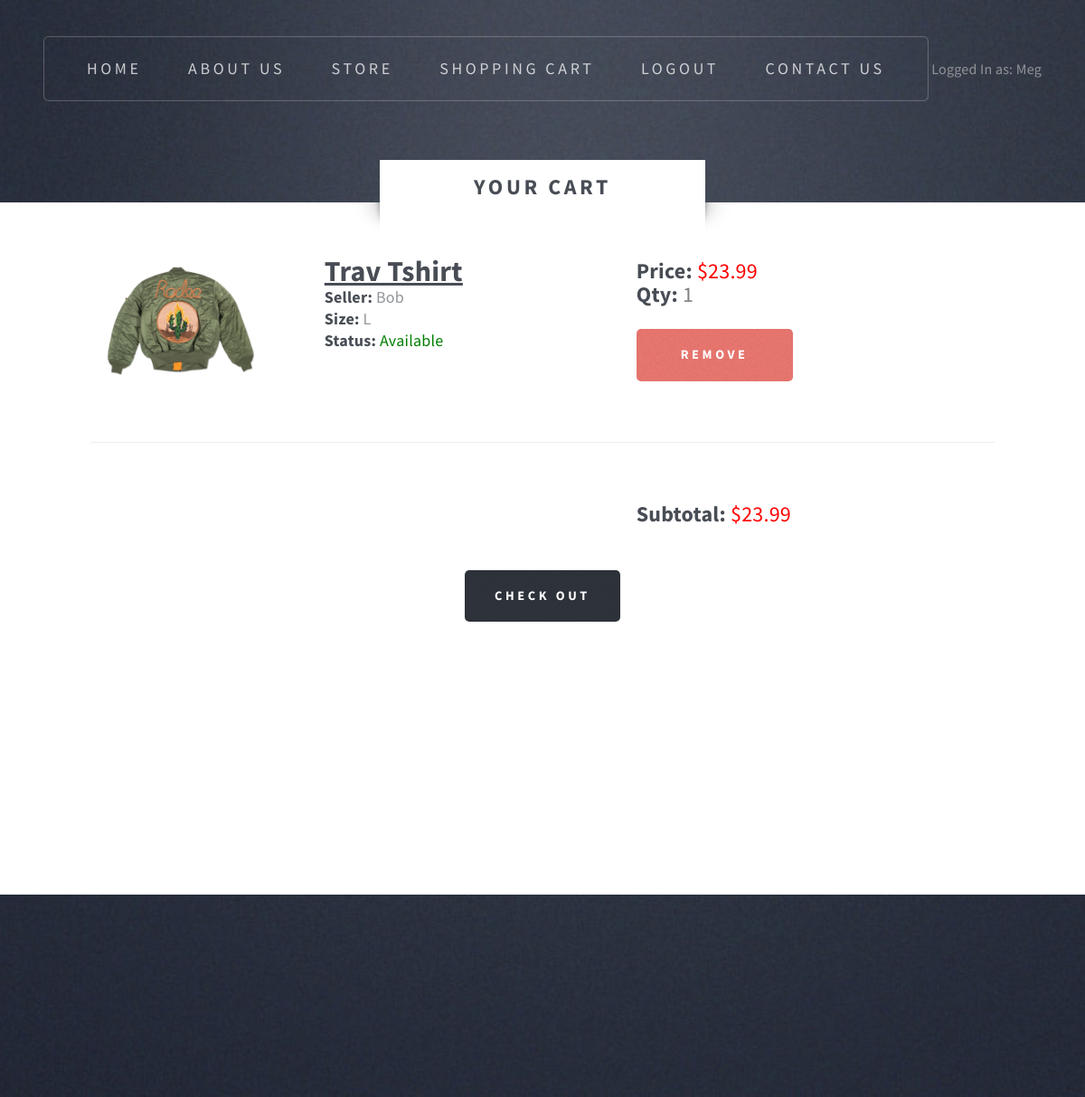
The page /shopping_cart.php (signed in) on the database its author committed.
### tables this page shows
CREATE TABLE `usercarts` (
  `user_id` int(11) NOT NULL,
  `item_id` int(11) DEFAULT NULL,
  `quantity` int(11) NOT NULL DEFAULT '1'
);

CREATE TABLE `siteproducts` (
  `item_id` int(11) NOT NULL,
  `owner_id` int(11) NOT NULL,
  `name` varchar(50) NOT NULL,
  `price` decimal(10,2) NOT NULL,
  `size` varchar(12) NOT NULL,
  `status` varchar(50) NOT NULL,
  `description` text,
  `item_condition` varchar(30) NOT NULL,
  `file_path` varchar(100) NOT NULL
);

CREATE TABLE `siteusers` (
  `id` int(11) NOT NULL,
  `first_name` varchar(20) NOT NULL,
  `last_name` varchar(20) NOT NULL,
  `email` varchar(35) NOT NULL,
  `username` varchar(35) NOT NULL,
  `address` varchar(55) NOT NULL,
  `state` char(2) NOT NULL,
  `city` varchar(35) NOT NULL,
  `zipcode` char(5) NOT NULL,
  `password` varchar(1000) NOT NULL
);

### private/database_functions.php (called while the page is built, shortened)
<?php
function db_escape($connection, $string) {
    return mysqli_real_escape_string($connection, $string);
}
?>

### private/query_functions.php (called while the page is built, shortened)
<?php
function find_user_by_id($id) {
    global $db;
    $sql = "SELECT * FROM siteusers ";
    $sql .= "WHERE id='" . db_escape($db,$id) . "'";
    $result = mysqli_query($db, $sql);
    $user = mysqli_fetch_assoc($result);
    return $user;
}
function get_user_carts($user_id) {
    global $db;
    $sql = "SELECT usercarts.quantity AS itemQuantity, siteusers.username AS username,
    siteproducts.description AS itemDescription, siteproducts.status AS itemStatus,
    siteproducts.price AS itemPrice, siteproducts.name AS itemName,
    siteproducts.owner_id AS seller,siteproducts.file_path AS itemPath,
    siteproducts.item_id AS itemId, siteproducts.item_condition AS itemCondition,
    siteproducts.size AS itemSize
    FROM usercarts ";
    $sql .= "INNER JOIN siteusers ON usercarts.user_id = siteusers.id ";
    $sql .= "INNER JOIN siteproducts ON usercarts.item_id = siteproducts.item_id ";
    $sql .= "WHERE siteusers.id = '" . db_escape($db,$user_id) . "'";
    $result = mysqli_query($db, $sql);
    return $result;
}

### private/auth_functions.php (called while the page is built, shortened)
<?php
function is_logged_in() {
    return isset($_SESSION['user_id']);
}
?>

### private/cart_functions.php (the view, shortened to what this page needs)
<?php
if(isset($_SESSION['current_user_id'])){
  $current_user = $_SESSION['current_user_id'];
}
else{
  $current_user = 0;
}
function populate_cart(){
  global $current_user;
  $s = get_user_carts($current_user);
  $subtotal = 0;
  while($row=mysqli_fetch_array($s)){
    display_cart_item($row);
    $subtotal += ($row['itemPrice'] * $row['itemQuantity']);
  }
  $subtotal = number_format($subtotal, 2);
  if($subtotal > 0){
    echo "<div class='feature-list'>";
    echo "<div class='row'>";
      echo "<div class='7u 12u(mobile)'>";
      echo "</div>";
      echo "<div class='3u 12u(mobile)'>";
          echo "<font size=5 color='red'><b>Subtotal:</b> $$subtotal</font></br>";
      echo "</div>";
    echo "</div>";
    echo "</div>";
    echo "<ul class='actions actions-centered'>";
    if(is_logged_in()){
      echo'  <form action="https://test.bitpay.com/checkout" method="post" >
      <input type="hidden" name="action" value="checkout" />
      <input type="hidden" name="posData" value="" />';
      echo '<input type="hidden" name="data" value="gMCfANQ3fR9Dp9/AcXVGU3rz0jk6v2r/59x1KJbd/poF14Jf10BGtgg3jZm2gTl33gU6i6MJqLV7Io20KXBuCRE1TBYYfx/cTOub4I7Ilfk=" />
      <input class="button style3" name="checkout" type="submit" value="Check Out" alt="BitPay, the easy way to pay with bitcoins." >
      </form>';
    }
    else{
      echo'  <form action="login.php" method="get" >
      <input class="button style3" name="checkout" type="submit" value="Check Out" alt="Login First" >
      </form>';
    }
  }
  else{
    echo "<p align='center'><font size=5 color='lightgrey'><b>Your Cart Is Empty.</b> </font></p>";
  }
}
function display_cart_item($item){
  $seller_info = find_user_by_id($item['seller']);
    echo "<div class='feature-list'>";
                echo "<div class='row'>";
              echo "<div class='3u 12u(mobile)'>";
                  echo "<img src='$item[itemPath]' alt='' style=width:200px>";
              echo "</div>";
              echo "<div class='4u 12u(mobile)'>";
                  echo "<font size=6><b><u>$item[itemName]</u></b></font><br/>";
                  echo "<font size=4><b>Seller:</b> $seller_info[username]</font><br/>";
                  echo "<font size=4><b>Size:</b> $item[itemSize]</font><br/>";
                  $uppercase_status = ucwords($item['itemStatus']);
                  if(strcasecmp($item['itemStatus'], 'Available') == 0)
                    echo "<font size=4 color='green'><b>Status: </b>$uppercase_status</font><br/>";
              echo "</div>";
              echo "<div class='3u 12u(mobile)'>";
                  echo "<font size=5 color='red'><b>Price:</b> $$item[itemPrice]</font><br/>";
                  echo "<font size=5 color='grey'><b>Qty:</b> $item[itemQuantity]</font><br/><br/>";
                  echo "<form method='post' action='#'>";
                    echo "<input class='button style1' name='cart$item[itemId]' type='submit' value='Remove'></input>";
                  echo "</form>";
              echo "</div>";
            echo "</div>";
            echo "<div class='row'>";
              echo "<div class='12u 12u(mobile)'>";
              echo "<section>";
              echo "</section>";
              echo "</div>";
            echo "</div>";
    echo "</div>";
}
?>

### assets/css/main.css (style rules this page uses)
html, body, div, span, applet, object, iframe, h1, h2, h3, h4, h5, h6, p, blockquote, pre, a, abbr, acronym, address, big, cite, code, del, dfn, em, img, ins, kbd, q, s, samp, small, strike, strong, sub, sup, tt, var, b, u, i, center, dl, dt, dd, ol, ul, li, fieldset, form, label, legend, table, caption, tbody, tfoot, thead, tr, th, td, article, aside, canvas, details, embed, figure, figcaption, footer, header, hgroup, menu, nav, output, ruby, section, summary, time, mark, audio, video { margin: 0; padding: 0; border: 0; font-size: 100%; font: inherit; vertical-align: baseline; }
article, aside, details, figcaption, figure, footer, header, hgroup, menu, nav, section { display: block; }
body { line-height: 1; }
ol, ul { list-style: none; }
body { -webkit-text-size-adjust: none; }
*, *:before, *:after { -moz-box-sizing: border-box; -webkit-box-sizing: border-box; box-sizing: border-box; }
.row { border-bottom: solid 1px transparent; -moz-box-sizing: border-box; -webkit-box-sizing: border-box; box-sizing: border-box; }
.row > * { float: left; -moz-box-sizing: border-box; -webkit-box-sizing: border-box; box-sizing: border-box; }
.row:after, .row:before { content: ''; display: block; clear: both; height: 0; }
.row > * { padding: 0 0 0 40px; }
.row { margin: 0 0 -1px -40px; }
.\31 2u, .\31 2u\24 { width: 100%; clear: none; margin-left: 0; }
.\37 u, .\37 u\24 { width: 58.3333333333%; clear: none; margin-left: 0; }
.\34 u, .\34 u\24 { width: 33.3333333333%; clear: none; margin-left: 0; }
.\33 u, .\33 u\24 { width: 25%; clear: none; margin-left: 0; }
@media screen and (min-width: 737px) { .row > * { padding: 50px 0 0 50px; } }
@media screen and (min-width: 737px) { .row { margin: -50px 0 -1px -50px; } }
@media screen and (min-width: 737px) and (max-width: 1200px) { .row > * { padding: 35px 0 0 35px; } }
@media screen and (min-width: 737px) and (max-width: 1200px) { .row { margin: -35px 0 -1px -35px; } }
body, input, textarea, select { font-family: 'Source Sans Pro', sans-serif; font-weight: 400; color: #919499; }
strong, b { font-weight: 700; color: #484d55; }
p, ul, ol, dl, table, blockquote, form { margin-bottom: 2em; }
section, article { margin-bottom: 3em; }
section > :last-child, article > :last-child, section:last-child, article:last-child { margin-bottom: 0; }
input[type="button"], input[type="submit"], input[type="reset"], button, .button { -moz-transition: all .25s ease-in-out; -webkit-transition: all .25s ease-in-out; -ms-transition: all .25s ease-in-out; transition: all .25s ease-in-out; display: inline-block; background: #444; text-align: center; text-transform: uppercase; font-weight: 700; letter-spacing: 0.25em; text-decoration: none; border-radius: 0.35em; border: 0; outline: 0; cursor: pointer; }
input[type="button"].style1, input[type="submit"].style1, input[type="reset"].style1, button.style1, .button.style1 { background: #e97770 url("images/overlay.png"); color: #fff; }
input[type="button"].style3, input[type="submit"].style3, input[type="reset"].style3, button.style3, .button.style3 { background: #2f333b url("images/overlay.png"); color: #fff; }
@media screen and (min-width: 737px) { body, input, select, textarea { font-size: 13pt; line-height: 1.75em; letter-spacing: 0.025em; } }
@media screen and (min-width: 737px) { body { min-width: 1200px; } }
@media screen and (min-width: 737px) { section, article { margin: 0 0 4em 0; } }
@media screen and (min-width: 737px) { input[type="button"], input[type="submit"], input[type="reset"], button, .button { padding: 0 2.25em 0 2.25em; font-size: 0.9em; min-width: 12em; height: 4em; line-height: 4em; } }
@media screen and (min-width: 737px) { ul.actions { margin: 3em 0 0 0; } }
@media screen and (min-width: 737px) { ul.actions-centered { text-align: center; } }
@media screen and (min-width: 737px) { .feature-list section { padding-top: 2em; border-top: solid 1px #eee; } }
@media screen and (min-width: 737px) and (max-width: 1200px) { body { min-width: 1000px; font-size: 12pt; line-height: 1.5em; letter-spacing: 0.015em; } }
@media screen and (min-width: 737px) and (max-width: 1200px) { input, select, textarea { font-size: 12pt; line-height: 1.5em; letter-spacing: 0.015em; } }
@media screen and (min-width: 737px) and (max-width: 1200px) { body { min-width: 960px; } }

### rows shown on the page
usercarts: item.file_path (picture), item.name "Trav Tshirt", siteusers.username "Bob", item.size "L", item.status "Available", item.price "23.99", quantity "1"

### other values the page prints
$_SESSION['username'] "Meg"
$subtotal "23.99"
